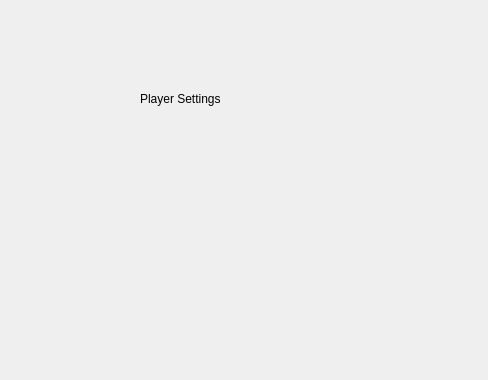
<?xml version="1.0" encoding="UTF-8"?>
<ui version="4.0">
 <class>PlayerSettingsDialog</class>
 <widget class="QWidget" name="PlayerSettingsDialog">
  <property name="geometry">
   <rect>
    <x>0</x>
    <y>0</y>
    <width>488</width>
    <height>380</height>
   </rect>
  </property>
  <property name="windowTitle">
   <string>Form</string>
  </property>
  <widget class="QLabel" name="label">
   <property name="geometry">
    <rect>
     <x>140</x>
     <y>90</y>
     <width>111</width>
     <height>17</height>
    </rect>
   </property>
   <property name="text">
    <string>Player Settings</string>
   </property>
  </widget>
 </widget>
 <resources/>
 <connections/>
</ui>
